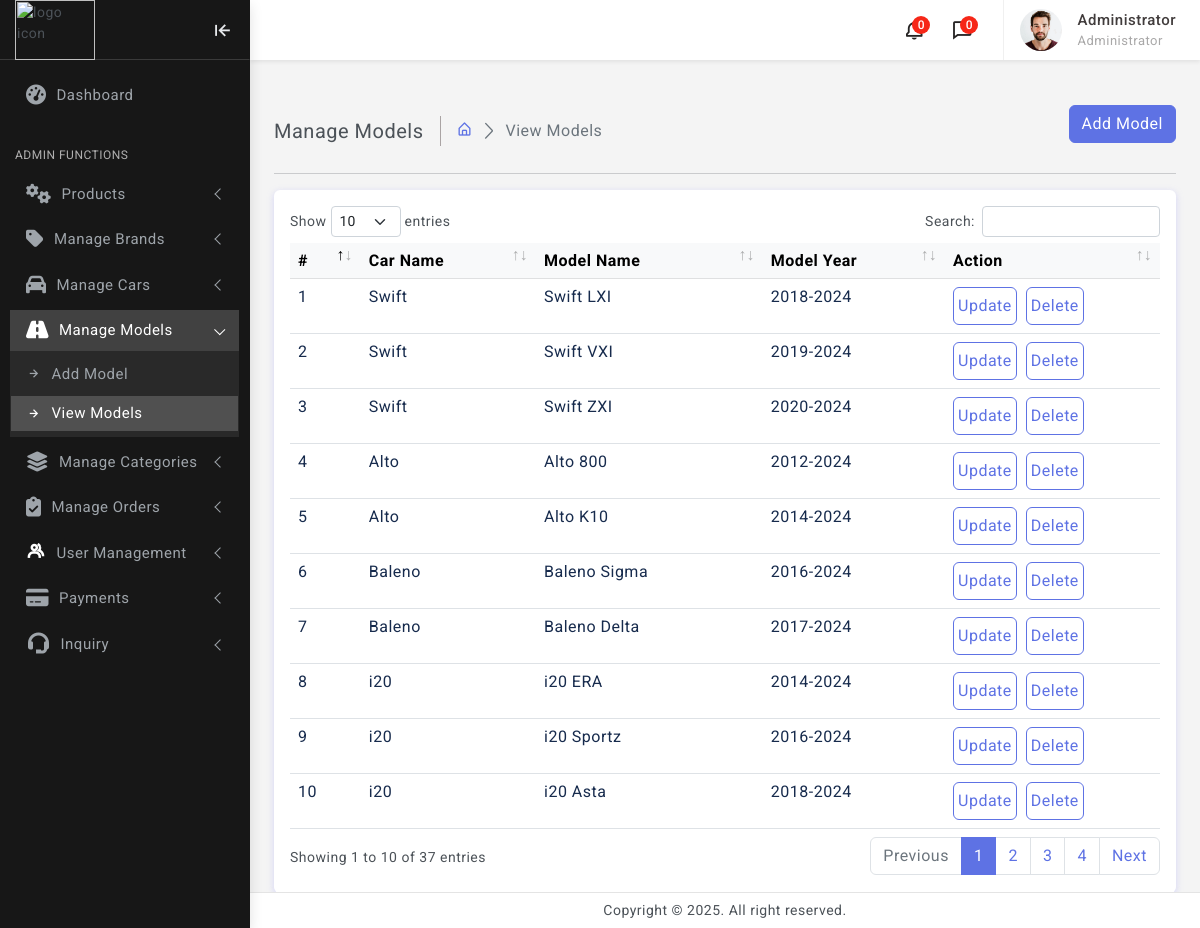
The app's page /Admin/models_view.php (signed in) with its own data.
### tables this page shows
CREATE TABLE `models_tbl` (
  `model_id`   INT NOT NULL AUTO_INCREMENT,
  `car_id`     INT NOT NULL,
  `model_name` VARCHAR(255) NOT NULL,
  `model_year` VARCHAR(20) DEFAULT NULL,
  `status`     ENUM('active','inactive') DEFAULT 'active',
  `created_at` TIMESTAMP DEFAULT CURRENT_TIMESTAMP,
  PRIMARY KEY (`model_id`),
  KEY `fk_car_model` (`car_id`),
  CONSTRAINT `fk_car_model` FOREIGN KEY (`car_id`) REFERENCES `cars_tbl` (`car_id`) ON DELETE CASCADE
);

CREATE TABLE `cars_tbl` (
  `car_id`     INT NOT NULL AUTO_INCREMENT,
  `brand_id`   INT NOT NULL,
  `car_name`   VARCHAR(255) NOT NULL,
  `created_at` TIMESTAMP DEFAULT CURRENT_TIMESTAMP,
  PRIMARY KEY (`car_id`),
  KEY `fk_brand` (`brand_id`),
  CONSTRAINT `fk_brand` FOREIGN KEY (`brand_id`) REFERENCES `brands_tbl` (`brand_id`) ON DELETE CASCADE
);

### Admin/models_view.php (the view, shortened to what this page needs)
<?php
include 'connection.php';
?>
<!doctype html>
<html lang="en" class="semi-dark">
<head>
	<link href="../assets/plugins/simplebar/css/simplebar.css" rel="stylesheet" />
	<link href="../assets/plugins/perfect-scrollbar/css/perfect-scrollbar.css" rel="stylesheet" />
	<link href="../assets/plugins/metismenu/css/metisMenu.min.css" rel="stylesheet" />
	<link href="../assets/plugins/datatable/css/dataTables.bootstrap5.min.css" rel="stylesheet" />
	<link href="../assets/css/pace.min.css" rel="stylesheet" />
	<link href="../assets/css/bootstrap.min.css" rel="stylesheet">
	<link href="../assets/css/bootstrap-extended.css" rel="stylesheet">
	<link href="../assets/css/app.css" rel="stylesheet">
	<link href="../assets/css/icons.css" rel="stylesheet">
	<link rel="stylesheet" href="../assets/css/dark-theme.css" />
	<link rel="stylesheet" href="../assets/css/semi-dark.css" />
	<link rel="stylesheet" href="../assets/css/header-colors.css" />
</head>
<body>
	<div class="wrapper">
		<?php include 'sidebar.php' ?>
		<?php include 'header.php' ?>
		<div class="page-wrapper">
			<div class="page-content">
				<div class="page-breadcrumb d-none d-sm-flex align-items-center mb-3">
					<div class="breadcrumb-title pe-3">Manage Models</div>
					<div class="ps-3">
						<nav aria-label="breadcrumb">
							<ol class="breadcrumb mb-0 p-0">
								<li class="breadcrumb-item"><a href="javascript:;"><i class="bx bx-home-alt"></i></a>
								</li>
								<li class="breadcrumb-item active" aria-current="page">View Models</li>
							</ol>
						</nav>
					</div>
					<div class="ms-auto">
						<div class="btn-group">
							<form method="post"><button type="submit" name="addbtn" class="btn btn-primary">Add Model</button></form>
						</div>
					</div>
				</div>
				<hr />
				<div class="card">
					<div class="card-body">
						<div class="table-responsive">
							<table id="example" class="table mb-0" style="width:100%">
								<thead class="table-light">
									<tr>
										<th>#</th>
										<th>Car Name</th>
                                        <th>Model Name</th>
                                        <th>Model Year</th>
										<th>Action</th>
									</tr>
								</thead>
								<tbody>
                                    <?php
									$sql = "SELECT * FROM models_tbl AS m LEFT JOIN cars_tbl AS c ON m.car_id = c.car_id;";
									$res = mysqli_query($conn, $sql);
									$cnt = 1;
									while ($row = mysqli_fetch_assoc($res)) {
									?>
										<tr>
											<td><?php echo $cnt; ?></td>
                                            <td><?php echo $row["car_name"]; ?></td>
                                            <td><?php echo $row["model_name"]; ?></td>
                                            <td><?php echo $row["model_year"]; ?></td>
											<td>
												<a href="models_update.php?updateid=<?php echo $row["model_id"] ?>" class="btn btn-outline-primary px-1">Update</a>&nbsp;
												<button type="button" data-id="<?php echo $row["model_id"] ?>" data-bs-toggle="modal" data-bs-target="#exampleModal" class="btn btn-outline-primary px-1 btndelete">Delete</button>
											</td>
										</tr>
									<?php
										$cnt++;
									}
									?>
								</tbody>
							</table>
						</div>
					</div>
				</div>
			</div>
		</div>
		<?php include 'footer.php' ?>
	</div>
</body>
</html>

### assets/css/app.css (style rules this page uses)
body { font-size: 14px; color: #4c5258; letter-spacing: .5px; background-color: #f4f4f4; overflow-x: hidden; font-family: Roboto, sans-serif }
.wrapper { width: 100%; position: relative }
.page-wrapper { height: 100%; margin-top: 60px; margin-bottom: 30px; margin-left: 250px }
.page-content { padding: 1.5rem 1.5rem 0.7rem 1.5rem }
.breadcrumb-title { font-size: 20px; border-right: 1.5px solid #aaa4a4 }
.page-breadcrumb .breadcrumb li.breadcrumb-item { font-size: 16px }
.page-breadcrumb .breadcrumb-item+.breadcrumb-item::before { display: inline-block; padding-right: .5rem; color: #6c757d; font-family: LineIcons; content: "\ea5c" }

### Admin/sidebar.php (style rules this page uses)
.bx { font-family: 'boxicons' !important; }

### records on screen
models_tbl: car.car_name "Swift", model_name "Swift LXI", model_year "2018-2024"
models_tbl: car.car_name "Swift", model_name "Swift VXI", model_year "2019-2024"
models_tbl: car.car_name "Swift", model_name "Swift ZXI", model_year "2020-2024"
models_tbl: car.car_name "Alto", model_name "Alto 800", model_year "2012-2024"
models_tbl: car.car_name "Alto", model_name "Alto K10", model_year "2014-2024"
models_tbl: car.car_name "Baleno", model_name "Baleno Sigma", model_year "2016-2024"
models_tbl: car.car_name "Baleno", model_name "Baleno Delta", model_year "2017-2024"
models_tbl: car.car_name "i20", model_name "i20 ERA", model_year "2014-2024"
models_tbl: car.car_name "i20", model_name "i20 Sportz", model_year "2016-2024"
models_tbl: car.car_name "i20", model_name "i20 Asta", model_year "2018-2024"

### other values on screen
$totalNotifications "0"
$messageCount "0"
$_SESSION["adminname"] "Administrator"
